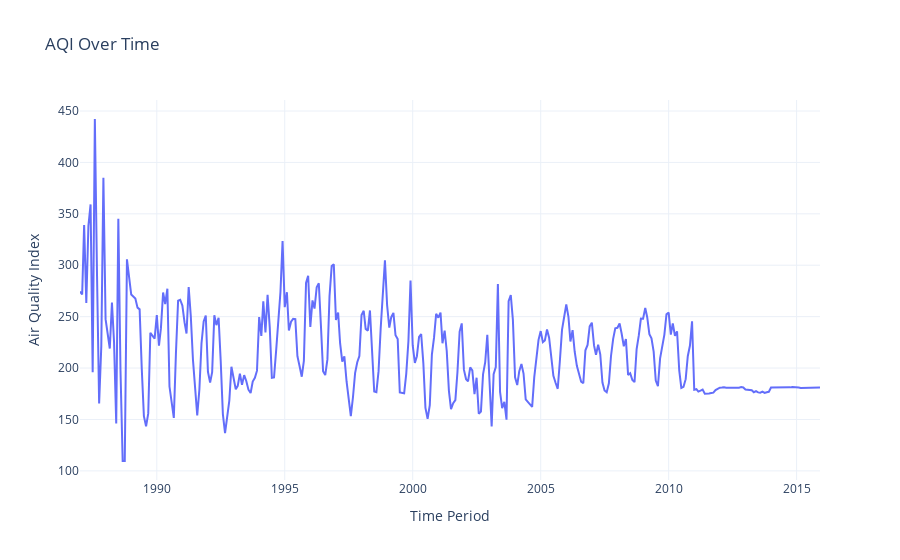

Here is the notebook cell this chart was saved with:
### Code cell
# Create the line graph
fig = px.line(
    data, 
    x='period', 
    y='AQI', 
    title="AQI Over Time", 
    labels={'period': 'Time Period', 'AQI': 'Air Quality Index'},
    template='plotly_white'
)

# Show the graph
fig.show()

### Figure 1 — Plotly figure (JSON) as saved in the notebook; plotly's stock layout.template omitted (floating-point values rounded to 4 significant figures; data arrays with more than 128 entries replaced by an {"elided": "..."} marker saying what was removed)
{"data": [{"hovertemplate": "Time Period=%{x}<br>Air Quality Index=%{y}<extra></extra>", "legendgroup": "", "line": {"color": "#636efa", "dash": "solid"}, "marker": {"symbol": "circle"}, "mode": "lines", "name": "", "orientation": "v", "showlegend": false, "type": "scatter", "x": {"elided": "345 str values"}, "xaxis": "x", "y": {"elided": "345 float values"}, "yaxis": "y"}], "layout": {"legend": {"tracegroupgap": 0}, "title": {"text": "AQI Over Time"}, "xaxis": {"anchor": "y", "domain": [0, 1], "title": {"text": "Time Period"}}, "yaxis": {"anchor": "x", "domain": [0, 1], "title": {"text": "Air Quality Index"}}}}
